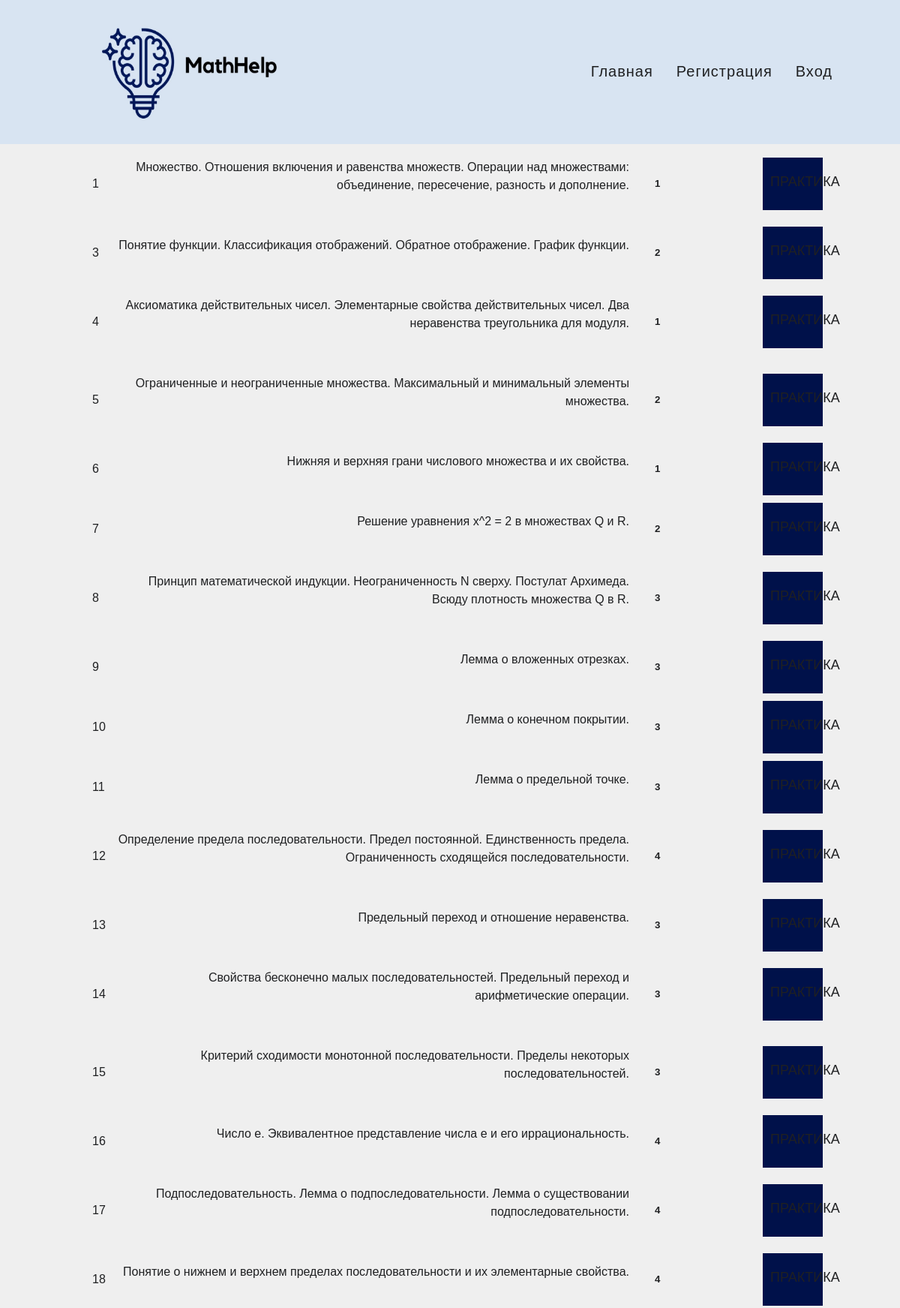
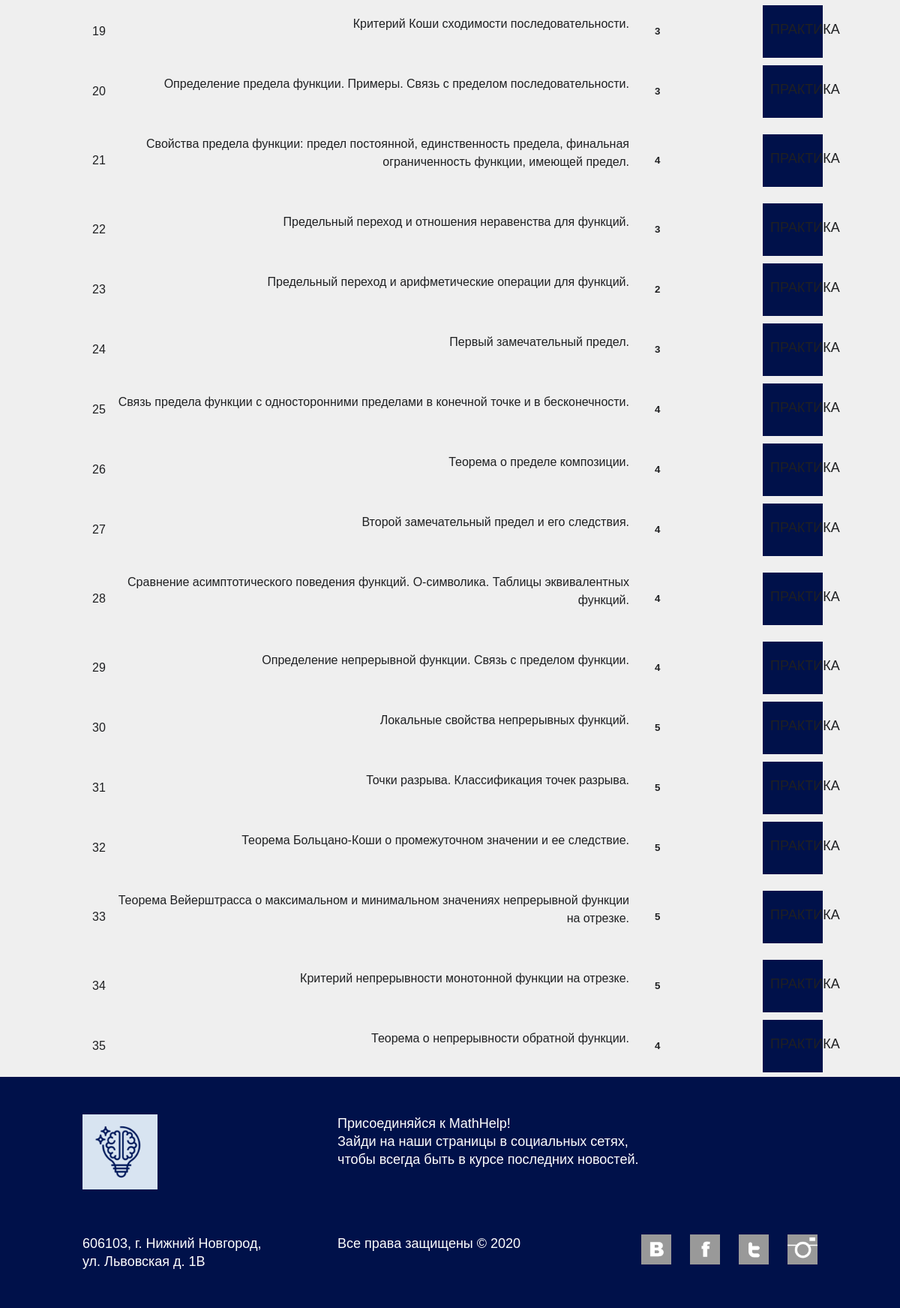
The page /tickets/ on the database its author committed (2 pictures, top to bottom).
### tickets/models.py (models this page shows, shortened)
class Ticket(models.Model):
    name = models.CharField(blank=False, max_length=512)
    level = models.SmallIntegerField(blank=False)
    path = models.CharField(max_length=512, null=True, blank=True)

### tickets/views.py (the view)
# urls.py: path('', show_tickets, name='show-tickets'),
def show_tickets(request):
    tickets = Ticket.objects.all()
    return render(request, "tickets/show.html", {"tickets": tickets})

### tickets/templates/tickets/show.html (shortened to what this page needs)
{% extends 'base.html' %}
{% block content %}
<div class="gray">
  <div class="container">
    <table class="catalog">
      {% for ticket in tickets %}
      <tr>
        <td>{{ ticket.id }}</td>
        <td>
          <p><a href="{% url 'show-ticket-pdf' ticket.id %}">{{ ticket.name }}</a></p>
          <td width="150px"><h5>{{ ticket.level }}</h5></td>
        </td>
        <td>
          <a href="#" class="btn btn-blue btn-blue-small">Практика</a>
        </td>
      </tr>
      {% endfor %}
    </table>
    </div>
</div>
{% endblock %}

### static/css/style.css (style rules this page uses)
body { min-width: 1000px; margin: 0; padding: 0; font-family: Arial, sans-serif; font-size: 16px; line-height: 24px; color: #1f2022; }
.container { width: 980px; margin: 0 auto; padding: 0 10px; }
.btn { display: inline-block; padding: 20px; font-size: 18px; line-height: 24px; vertical-align: top; text-align: center; text-decoration: none; text-transform: uppercase; color: #ffffff; cursor: pointer; outline: none; border: none; }
.btn-blue { background: #00114a; }
.btn-blue-small { width: 30; height: 20; }
.gray { background-color: #efefef; position: relative; width: 100%; margin: 0 auto; padding: 0 10px; }
.gray a { color: #1f2022; text-decoration: none; display:block; position:relative; text-align:right; padding-right:20px; padding-bottom:20px; }
.catalog h5 { padding-left:10px; }
.catalog p { padding-left:10px; }
.catalog .btn-blue { padding-left:10px; width: 50px; height: 30px; }

### rows shown on the page
Ticket: id "1", name "Множество. Отношения включения и равенства множеств. Операции над множествами: объединение, пересечение, разность и дополнение.", level "1"
Ticket: id "3", name "Понятие функции. Классификация отображений. Обратное отображение. График функции.", level "2"
Ticket: id "4", name "Аксиоматика действительных чисел. Элементарные свойства действительных чисел. Два неравенства треугольника для модуля.", level "1"
Ticket: id "5", name "Ограниченные и неограниченные множества. Максимальный и минимальный элементы множества.", level "2"
Ticket: id "6", name "Нижняя и верхняя грани числового множества и их свойства.", level "1"
Ticket: id "7", name "Решение уравнения x^2 = 2 в множествах Q и R.", level "2"
Ticket: id "8", name "Принцип математической индукции. Неограниченность N сверху. Постулат Архимеда. Всюду плотность множества Q в R.", level "3"
Ticket: id "9", name "Лемма о вложенных отрезках.", level "3"
Ticket: id "10", name "Лемма о конечном покрытии.", level "3"
Ticket: id "11", name "Лемма о предельной точке.", level "3"
Ticket: id "12", name "Определение предела последовательности. Предел постоянной. Единственность предела. Ограниченность сходящейся последовательности.", level "4"
Ticket: id "13", name "Предельный переход и отношение неравенства.", level "3"
Ticket: id "14", name "Свойства бесконечно малых последовательностей. Предельный переход и арифметические операции.", level "3"
Ticket: id "15", name "Критерий сходимости монотонной последовательности. Пределы некоторых последовательностей.", level "3"
Ticket: id "16", name "Число e. Эквивалентное представление числа e и его иррациональность.", level "4"
Ticket: id "17", name "Подпоследовательность. Лемма о подпоследовательности. Лемма о существовании подпоследовательности.", level "4"
Ticket: id "18", name "Понятие о нижнем и верхнем пределах последовательности и их элементарные свойства.", level "4"
Ticket: id "19", name "Критерий Коши сходимости последовательности.", level "3"
Ticket: id "20", name "Определение предела функции. Примеры. Связь с пределом последовательности.", level "3"
Ticket: id "21", name "Свойства предела функции: предел постоянной, единственность предела, финальная ограниченность функции, имеющей предел.", level "4"
Ticket: id "22", name "Предельный переход и отношения неравенства для функций.", level "3"
Ticket: id "23", name "Предельный переход и арифметические операции для функций.", level "2"
Ticket: id "24", name "Первый замечательный предел.", level "3"
Ticket: id "25", name "Связь предела функции с односторонними пределами в конечной точке и в бесконечности.", level "4"
Ticket: id "26", name "Теорема о пределе композиции.", level "4"
Ticket: id "27", name "Второй замечательный предел и его следствия.", level "4"
Ticket: id "28", name "Сравнение асимптотического поведения функций. O-символика. Таблицы эквивалентных функций.", level "4"
Ticket: id "29", name "Определение непрерывной функции. Связь с пределом функции.", level "4"
Ticket: id "30", name "Локальные свойства непрерывных функций.", level "5"
Ticket: id "31", name "Точки разрыва. Классификация точек разрыва.", level "5"
Ticket: id "32", name "Теорема Больцано-Коши о промежуточном значении и ее следствие.", level "5"
Ticket: id "33", name "Теорема Вейерштрасса о максимальном и минимальном значениях непрерывной функции на отрезке.", level "5"
Ticket: id "34", name "Критерий непрерывности монотонной функции на отрезке.", level "5"
Ticket: id "35", name "Теорема о непрерывности обратной функции.", level "4"
